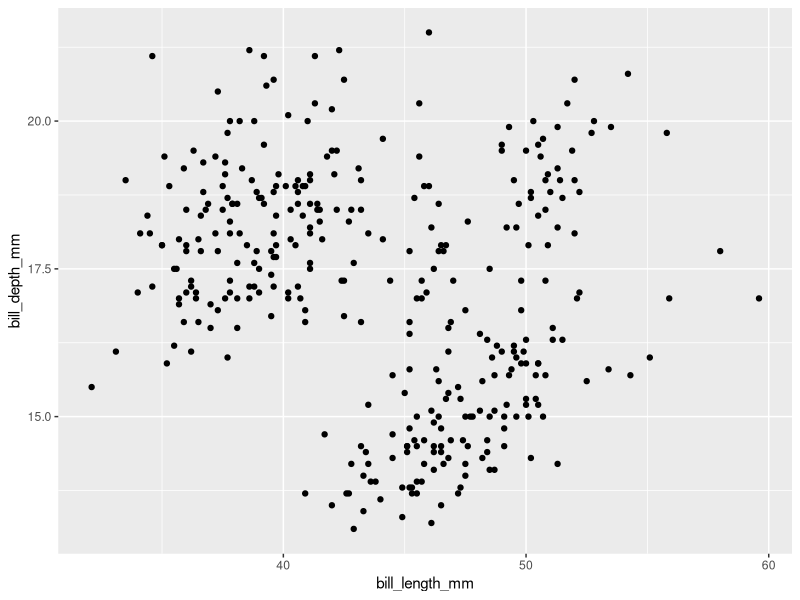
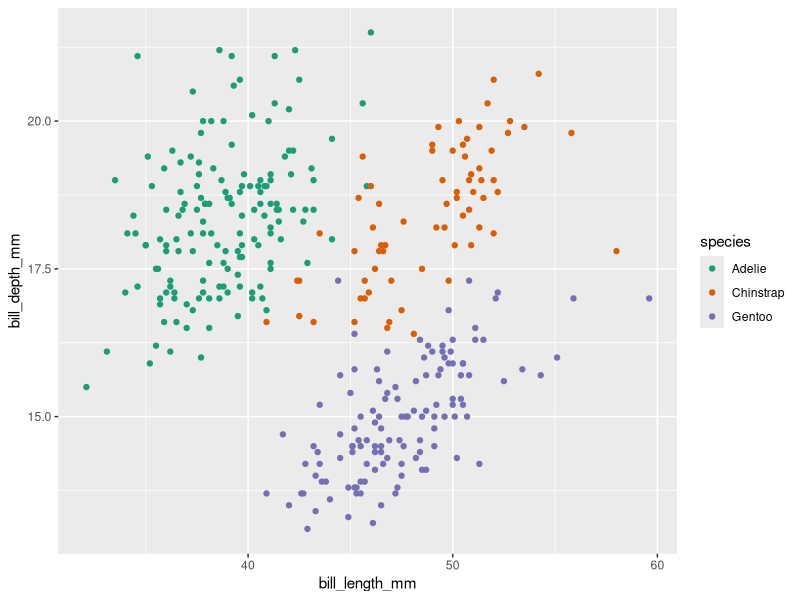
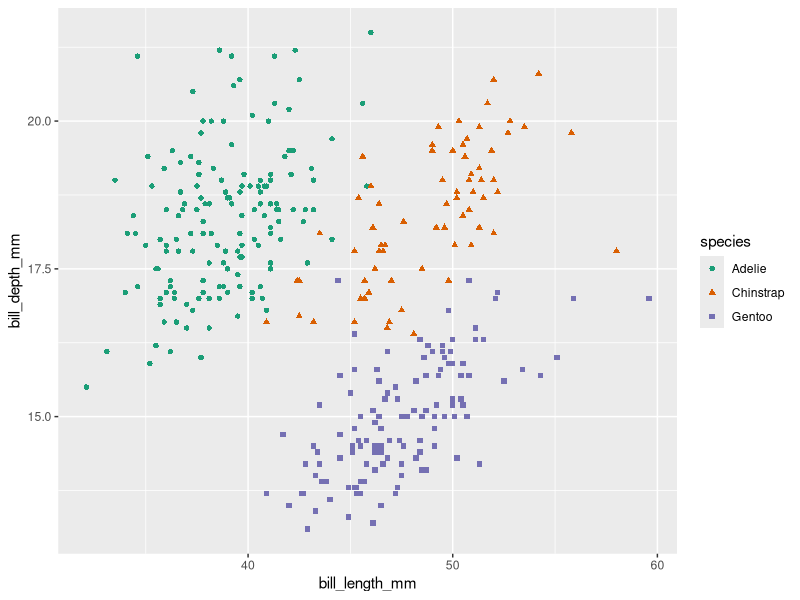
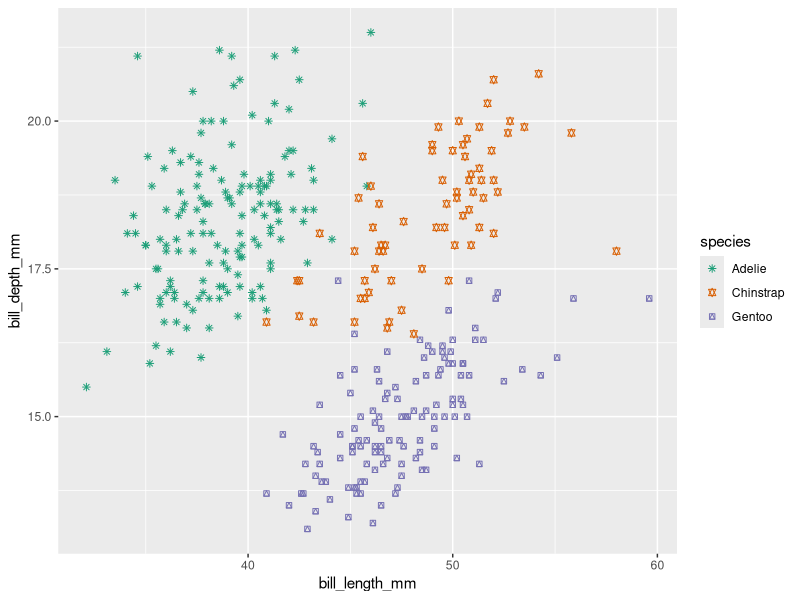
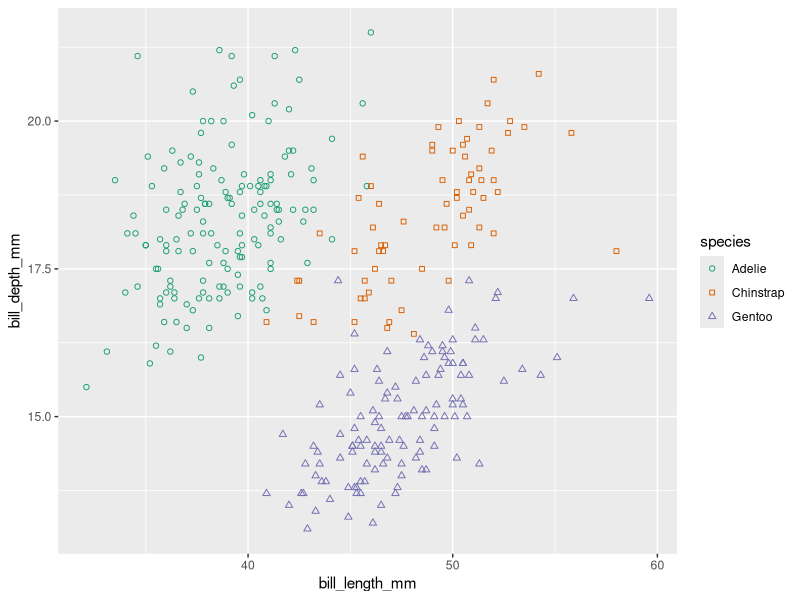
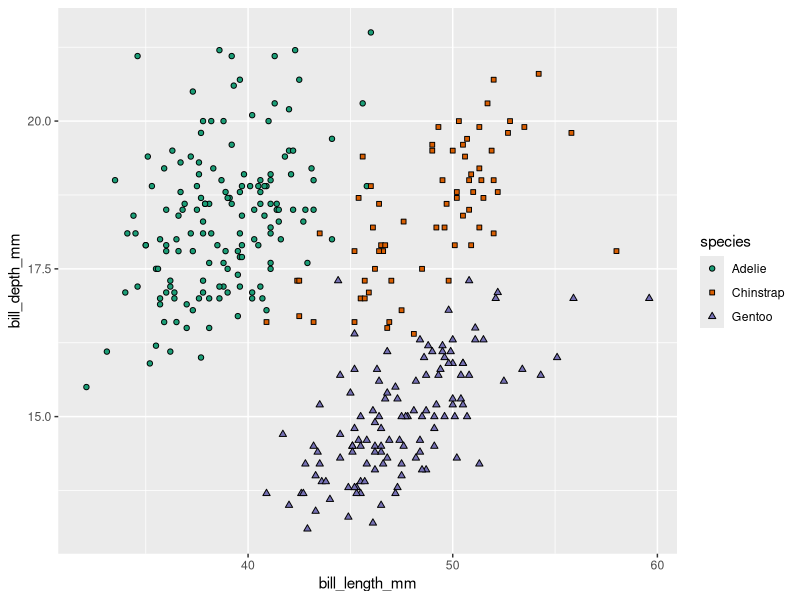
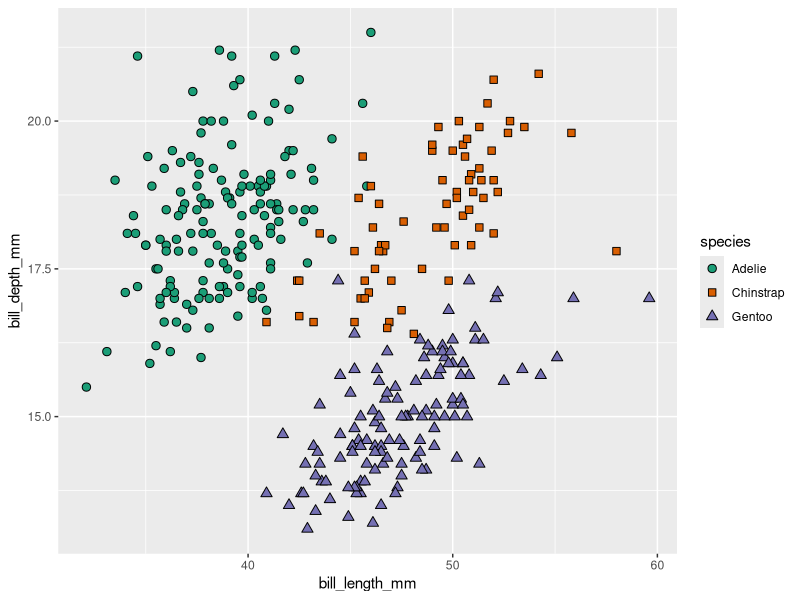
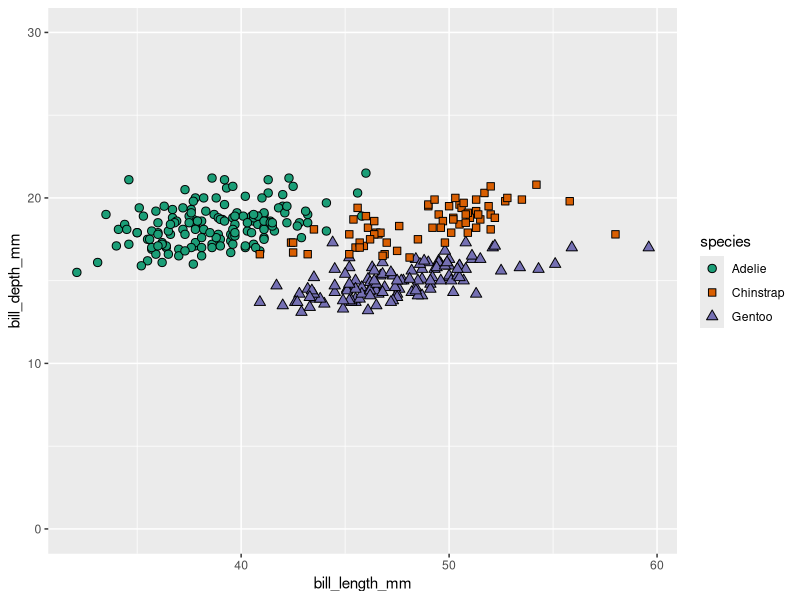

Source code (R) for these figures, in order:
## ---- chunk 1
# install.packages("palmerpenguins")
library(ggplot2)
library(here)
library(palmerpenguins)


## ---- chunk 2
# Read in the palmer penguins data
penguins <- penguins
## ---- chunk 3
# Putting a "?" in front of a function (or built-in dataset) will automatically bring up its help page!
?penguins
## ---- chunk 4
ggplot(data = penguins, aes(x = bill_length_mm, y = bill_depth_mm)) +
  geom_point()
## ---- chunk 5

## ---- chunk 6
ggplot(data = penguins, aes(x = bill_length_mm, y = bill_depth_mm)) +
  geom_point(aes(color = species)) +
  scale_color_brewer(palette = "Dark2")
## ---- chunk 7
ggplot(data = penguins, aes(x = bill_length_mm, y = bill_depth_mm)) +
  geom_point(aes(color = species,
                 shape = species)) +
  scale_color_brewer(palette = "Dark2")
## ---- chunk 8
ggplot(data = penguins, aes(x = bill_length_mm, y = bill_depth_mm)) +
  geom_point(aes(color = species,
                 shape = species)) +
  scale_color_brewer(palette = "Dark2") +
  scale_shape_manual(values = c(8, 11, 14))
## ---- chunk 9
ggplot(data = penguins, aes(x = bill_length_mm, y = bill_depth_mm)) +
  geom_point(aes(color = species,
                 shape = species)) +
  scale_color_brewer(palette = "Dark2") +
  scale_shape_manual(values = c(21, 22, 24))
## ---- chunk 10
ggplot(data = penguins, aes(x = bill_length_mm, y = bill_depth_mm)) +
  geom_point(aes(fill = species,
                 shape = species)) +
  scale_fill_brewer(palette = "Dark2") +
  scale_shape_manual(values = c(21, 22, 24))
## ---- chunk 11
ggplot(data = penguins, aes(x = bill_length_mm, y = bill_depth_mm)) +
  geom_point(aes(fill = species,
                 shape = species),
             size = 2.5) +
  scale_fill_brewer(palette = "Dark2") +
  scale_shape_manual(values = c(21, 22, 24))
## ---- chunk 12
ggplot(data = penguins, aes(x = bill_length_mm, y = bill_depth_mm)) +
  geom_point(aes(fill = species,
                 shape = species),
             size = 2.5) +
  scale_fill_brewer(palette = "Dark2") +
  scale_shape_manual(values = c(21, 22, 24)) +
  scale_y_continuous(limits = c(0, 30))
## ---- chunk 13
ggplot(data = penguins, aes(x = bill_length_mm, y = bill_depth_mm)) +
  geom_point(aes(fill = species,
                 shape = species),
             size = 2.5) +
  scale_fill_brewer(palette = "Dark2") +
  scale_shape_manual(values = c(21, 22, 24)) +
  scale_y_log10()


## ---- chunk 14
ggplot(data = penguins, aes(x = bill_length_mm, y = bill_depth_mm)) +
  geom_point(aes(fill = species,
                 shape = species),
             size = 2.5) +
  scale_fill_brewer(palette = "Dark2") +
  scale_shape_manual(values = c(21, 22, 24)) +
  labs(x = "Bill length (mm)",
       y = "Bill depth (mm)")

## ---- chunk 15
ggplot(data = penguins, aes(x = bill_length_mm, y = bill_depth_mm)) +
  geom_point(aes(fill = species,
                 shape = species),
             size = 2.5) +
  scale_fill_brewer(palette = "Dark2") +
  scale_shape_manual(values = c(21, 22, 24)) +
  labs(x = "Bill length (mm)",
       y = "Bill depth (mm)", 
       fill = "Species",
       shape = "Species") +
  theme(axis.title.x = element_text(color = "red",
                                    size = 16))

## ---- chunk 16
ggplot(data = penguins, aes(x = bill_length_mm, y = bill_depth_mm)) +
  geom_point(aes(fill = species,
                 shape = species),
             size = 2.5) +
  scale_fill_brewer(palette = "Dark2") +
  scale_shape_manual(values = c(21, 22, 24)) +
  labs(x = "Bill length (mm)",
       y = "Bill depth (mm)", 
       fill = "Species",
       shape = "Species") +
  theme(axis.title.x = element_text(color = "red",
                                    size = 16)) +
  theme_classic()

## ---- chunk 17
ggplot(data = penguins, aes(x = bill_length_mm, y = bill_depth_mm)) +
  geom_point(aes(fill = species,
                 shape = species),
             size = 2.5) +
  scale_fill_brewer(palette = "Dark2") +
  scale_shape_manual(values = c(21, 22, 24)) +
  labs(x = "Bill length (mm)",
       y = "Bill depth (mm)", 
       fill = "Species",
       shape = "Species") +
  theme_classic() +
  theme(axis.title = element_text(size = 14),
        axis.text = element_text(size = 12),
        legend.text = element_text(size = 12),
        legend.title = element_text(size = 12),
        legend.position = "inside",
        legend.position.inside = c(0.9, 0.15)
        )

## ---- chunk 18
# Putting a "?" in front of a function (or built-in dataset) will automatically bring up its help page!
?CO2
